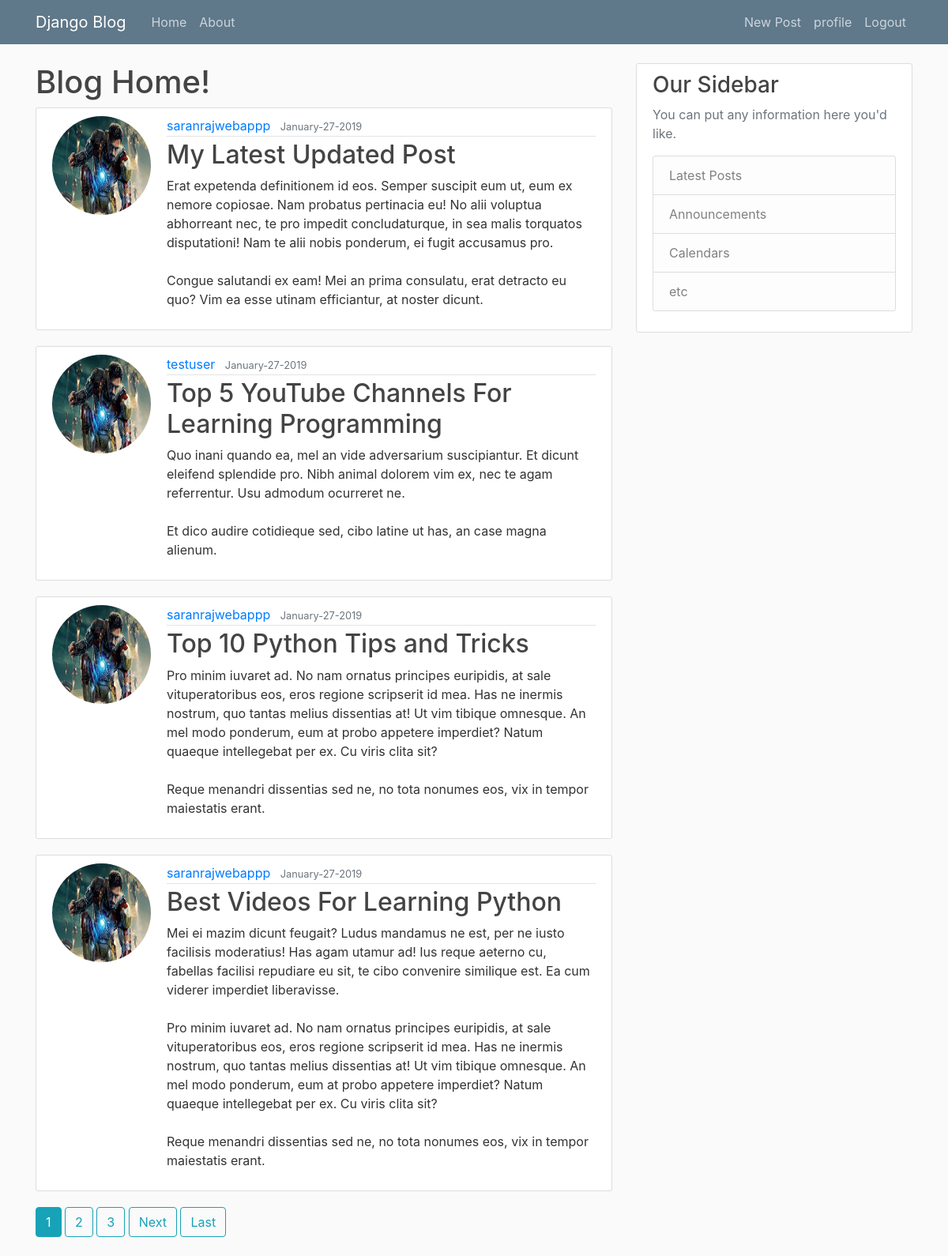
The app's page / (signed in) with its own data.
### blog/models.py (models this page shows, shortened)
class Post(models.Model):
    content = models.TextField()
    title = models.CharField(max_length=120)
    date_posted = models.DateTimeField(default=timezone.now)
    author = models.ForeignKey(User, on_delete=models.CASCADE)

### user/models.py (models this page shows, shortened)
class Profile(models.Model):
    user = models.OneToOneField(User, on_delete=models.CASCADE)
    image = models.ImageField(default='default.jpg', upload_to='profile_pics')

### blog/views.py (the view)
# urls.py: path('', PostListView.as_view(), name='blog-home'),
class PostListView(ListView):
    model = Post
    template_name = 'blog/home.html'
    context_object_name = 'posts'
    ordering = ['-date_posted']
    paginate_by = 4

### blog/templates/blog/home.html (shortened to what this page needs)
{% extends 'blog/base.html' %}
{% block content %}
<h1>Blog Home!</h1>
{% for post in posts %}
<article class="media content-section">
  <div class="media">
      <image class="rounded-circle account-img" src="{{ user.profile.image.url }}">
  </div>
  <div class="media-body">
    <div class="article-metadata">
      <a class="mr-2" href="{% url 'user-posts' post.author.username %}">{{ post.author }}</a>
      <small class="text-muted">{{ post.date_posted|date:'F-d-Y' }}</small>
    </div>
    <h2><a class="article-title" href="{% url 'post-detail' post.id %}">{{ post.title }}</a></h2>
    <p class="article-content">{{ post.content }}</p>
  </div>
</article>
{% endfor %}
{% if is_paginated %}
  {% for num in page_obj.paginator.page_range %}
    {% if page_obj.number == num %}
      <a class="btn btn-info mb-4" href="?page={{ num }}">{{ num }}</a>
    {% elif num > page_obj.number|add:'-3' and num < page_obj.number|add:'3' %}
      <a class="btn btn-outline-info mb-4" href="?page={{ num }}">{{ num }}</a>
    {% endif %}
  {% endfor %}
  {% if page_obj.has_next %}
    <a class="btn btn-outline-info mb-4" href="?page={{ page_obj.next_page_number }}">Next</a>
    <a class="btn btn-outline-info mb-4" href="?page={{ page_obj.paginator.num_pages }}">Last</a>
  {% endif %}
{% endif %}
{% endblock content %}

### blog/templates/blog/base.html (shortened to what this page needs)
{% load static %}
<!DOCTYPE html>
<html>
<head>
<link rel="stylesheet" href="https://stackpath.bootstrapcdn.com/bootstrap/4.1.3/css/bootstrap.min.css">
<link rel="stylesheet" type="text/css" href="{% static 'blog/main.css' %}">
</head>
<body>
<header class="site-header">
  <nav class="navbar navbar-expand-md navbar-dark bg-steel fixed-top">
    <div class="container">
      <a class="navbar-brand mr-4" href="{% url 'blog-home' %}">Django Blog</a>
      <div class="collapse navbar-collapse" id="navbarToggle">
        <div class="navbar-nav mr-auto">
          <a class="nav-item nav-link" href="{% url 'blog-home' %}">Home</a>
          <a class="nav-item nav-link" href="{% url 'about-page' %}">About</a>
        </div>
        <div class="navbar-nav">
          {% if user.is_authenticated %}
            <a class="nav-item nav-link" href="{% url 'post-create' %}">New Post</a>
            <a class="nav-item nav-link" href="{% url 'profile' %}">profile</a>
            <a class="nav-item nav-link" href="{% url 'logout' %}">Logout</a>
          {% else %}
            <a class="nav-item nav-link" href="{% url 'login' %}">Login</a>
            <a class="nav-item nav-link" href="{% url 'register' %}">Register</a>
          {% endif %}
        </div>
      </div>
    </div>
  </nav>
</header>
<main role="main" class="container">
  <div class="row">
    <div class="col-md-8">
      {% block content %}{% endblock %}
    </div>
    <div class="col-md-4">
      <div class="content-section">
        <h3>Our Sidebar</h3>
        <p class='text-muted'>You can put any information here you'd like.
          <ul class="list-group">
            <li class="list-group-item list-group-item-light">Latest Posts</li>
            <li class="list-group-item list-group-item-light">Announcements</li>
            <li class="list-group-item list-group-item-light">Calendars</li>
            <li class="list-group-item list-group-item-light">etc</li>
          </ul>
        </p>
      </div>
    </div>
  </div>
</body>
</html>

### blog/static/blog/main.css (style rules this page uses)
body { background: #fafafa; color: #333333; margin-top: 5rem; }
h1, h2, h3, h4, h5, h6 { color: #444444; }
ul { margin: 0; }
.bg-steel { background-color: #5f788a; }
.site-header .navbar-nav .nav-link { color: #cbd5db; }
.content-section { background: #ffffff; padding: 10px 20px; border: 1px solid #dddddd; border-radius: 3px; margin-bottom: 20px; }
.article-title { color: #444444; }
.article-content { white-space: pre-line; }
.article-metadata { padding-bottom: 1px; margin-bottom: 4px; border-bottom: 1px solid #e3e3e3 }
.account-img { height: 125px; width: 125px; margin-right: 20px; margin-bottom: 16px; }

### records on screen
Post: profile.image (picture), author "saranrajwebappp", date_posted "January-27-2019", title "My Latest Updated Post", content "Erat expetenda definitionem id eos. Semper suscipit eum ut, eum ex nemore copiosae. Nam probatus pertinacia eu! No alii voluptua abhorreant nec, te pro impedit concludaturque, in sea malis torquatos disputationi! Nam te alii nobis ponderum, ei fugit accusamus pro. Congue salutandi ex eam! Mei an prima consulatu, erat detracto eu quo? Vim ea esse utinam efficiantur, at noster dicunt."
Post: profile.image (picture), author "testuser", date_posted "January-27-2019", title "Top 5 YouTube Channels For Learning Programming", content "Quo inani quando ea, mel an vide adversarium suscipiantur. Et dicunt eleifend splendide pro. Nibh animal dolorem vim ex, nec te agam referrentur. Usu admodum ocurreret ne. Et dico audire cotidieque sed, cibo latine ut has, an case magna alienum."
Post: profile.image (picture), author "saranrajwebappp", date_posted "January-27-2019", title "Top 10 Python Tips and Tricks", content "Pro minim iuvaret ad. No nam ornatus principes euripidis, at sale vituperatoribus eos, eros regione scripserit id mea. Has ne inermis nostrum, quo tantas melius dissentias at! Ut vim tibique omnesque. An mel modo ponderum, eum at probo appetere imperdiet? Natum quaeque intellegebat per ex. Cu viris clita sit? Reque menandri dissentias sed ne, no tota nonumes eos, vix in tempor maiestatis erant."
Post: profile.image (picture), author "saranrajwebappp", date_posted "January-27-2019", title "Best Videos For Learning Python", content "Mei ei mazim dicunt feugait? Ludus mandamus ne est, per ne iusto facilisis moderatius! Has agam utamur ad! Ius reque aeterno cu, fabellas facilisi repudiare eu sit, te cibo convenire similique est. Ea cum viderer imperdiet liberavisse. Pro minim iuvaret ad. No nam ornatus principes euripidis, at sale vituperatoribus eos, eros regione scripserit id mea. Has ne inermis nostrum, quo tantas melius dissentias at! Ut vim tibique omnesque. An mel modo ponderum, eum at probo appetere imperdiet? Natum quaeque intellegebat per ex. Cu viris clita sit? Reque menandri dissentias sed ne, no tota nonumes eos, vix in tempor maiestatis erant."

### other values on screen
{{ num }} "1"
{{ num }} "2" "3"
